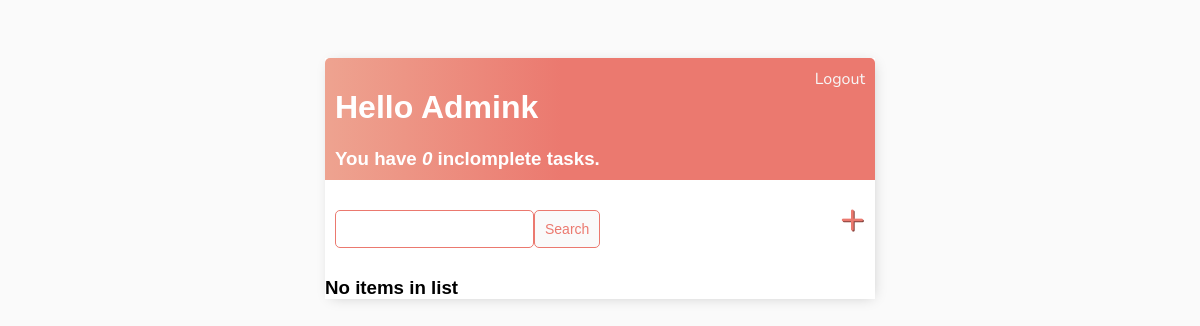
Page / (signed in) on the earlier database version.
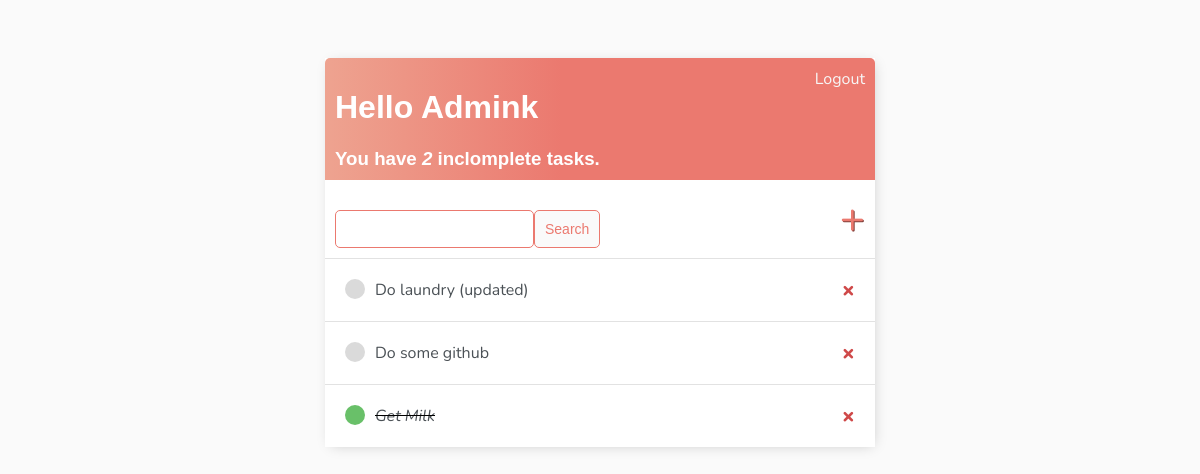
Same page on the later database version.
### base/models.py (models this page shows)
class Task(models.Model):
    user = models.ForeignKey(User, on_delete=models.CASCADE, null = True, blank=True)
    title = models.CharField(max_length=200)
    description = models.TextField(null = True, blank=True)
    complete = models.BooleanField(default=False)
    created = models.DateTimeField(auto_now_add=True)
    def __str__(self):
        return self.title
    class Meta:
        ordering = ['complete']

### base/views.py (the view)
# urls.py: path('', TaskList.as_view(), name = "tasks"),
class TaskList(LoginRequiredMixin, ListView):
    model = Task
    context_object_name = 'tasks'
    def get_context_data(self, **kwargs):
        context = super().get_context_data(**kwargs)
        context['tasks'] = context['tasks'].filter(user=self.request.user)
        context['count'] = context['tasks'].filter(complete=False).count()
        search_input = self.request.GET.get('search-area') or ''
        if search_input:
            context['tasks'] = context['tasks'].filter(title__startswith=search_input)
        context['search_input'] = search_input
        return context

### base/templates/base/task_list.html
{% extends "base/main.html" %}
{% block content %}
<div class="header-bar">
    <div>
        <h1>Hello {{ request.user|title }}</h1>
        <h3 style="margin:0">You have <i>{{ count }}</i> inclomplete task{{ count|pluralize:"s"}}.</h3>
    </div>
    {% if request.user.is_authenticated %}
        <a href="{% url 'logout' %}">Logout</a>
    {% else %}
        <a href="{% url 'login' %}">Login</a>
    {% endif %}
</div>
<div id="search-add-wrapper">
    <form action="" method="GET" style="margin-top: 20px; display: flex;">
        <input type="text" name="search-area" value="{{ search_input }}">
        <input class="button" type="submit" value="Search">
    </form>
    <a id="add-link" href="{% url 'task-create' %}">&#x2b;</a>
</div>
    <div class="task-items-wrapper">
        {% for task in tasks %}
            <div class="task-wrapper">
                {% if task.complete %}
                    <div class="task-title">
                        <div class="task-complete-icon"></div>
                        <i><s><a href="{% url 'task-update' task.id %}">{{ task }}</a></s></i>
                    </div>
                    <a class="delete-link" href="{% url 'task-delete' task.id %}">&#215;</a>
                {% else %}
                <div class="task-title">
                    <div class="task-incomplete-icon"></div>
                    <a href="{% url 'task-update' task.id %}">{{ task }}</a>
                </div>
                <a class="delete-link" href="{% url 'task-delete' task.id %}">&#215;</a>
                {% endif %}
            </div>
        {% empty %}
            <h3>No items in list</h3>
        {% endfor %}
    </div>
{% endblock content %}

Differences in the rows shown:
added Task: title "Do laundry (updated)"
added Task: title "Do some github"
added Task: title "Get Milk"
Other differences:
{{ count }}: "0" → "2"
text no longer shown: "No items in list"
